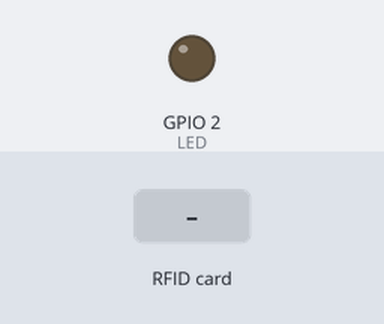
Recording of a sketch running on a simulated ESP32. Parts: output pins drawn as LEDs (lit = HIGH). The inputs (shaded band) are chosen by the test bench. WiFi joins after 1.5 s; servers stay silent unless stated; the Firebase database answers and starts empty; what the sketch prints to the serial monitor is not drawn.

Above: at 3.0 s.
3.1 s: RFID card 90 72 7E 20 held to the reader
At 4.7 s:
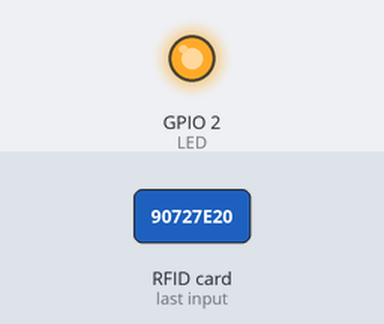
5.0 s: RFID card 27 10 19 97 held to the reader
6.5 s: RFID card 5E 7A 19 C4 held to the reader
Timing chart, 0 to 9.5 s (numbered marks = the images above; inputs shaded):
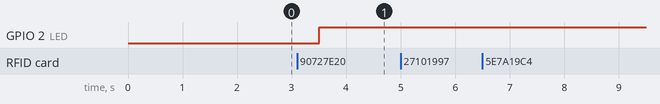

Measured:
- after the input at 3.1 s, GPIO 2 (LED): LOW → HIGH after 0.41 s
- after the input at 5.0 s, every drawn part: stays the same
- after the input at 6.5 s, every drawn part: stays the same

The sketch:

FIREBASE_PN532_LED_CONTROL.ino
```cpp
#include "WiFi.h"
#include "FirebaseESP32.h"

#define WIFI_SSID "Nguyen thanh van"
#define WIFI_PASSWORD "27101997"
#define FIREBASE_AUTH "WO6rQRzrhJclOodRzR6zheECOmY8uCmBINtREXj8"
#define FIREBASE_HOST "test-control-aeb82-default-rtdb.firebaseio.com"

#define LED 2
int load1=0;

FirebaseData firebaseData;
FirebaseConfig config;
FirebaseAuth auth;
String path = "/";


#include <Wire.h>
#include <PN532_I2C.h>
#include <PN532.h>
#include <NfcAdapter.h>

PN532_I2C pn532_i2c(Wire);
NfcAdapter nfc = NfcAdapter(pn532_i2c);

const String targetUid = "90 72 7E 20"; // UID của thẻ cụ thể

void initFirebase() {
  config.host = FIREBASE_HOST;
  config.signer.tokens.legacy_token = FIREBASE_AUTH;

  Firebase.begin(&config, &auth);
  Firebase.reconnectWiFi(true);
  if (!Firebase.beginStream(firebaseData, path))
  {
    Serial.println("REASON: " + firebaseData.errorReason());
    Serial.println();
  }
  Serial.println("Kết nối Firebase thành công!!");
}

void setup() {
  // put your setup code here, to run once:
  Serial.begin(115200);
  delay(200);
  Serial.println();
  // Kết nối WiFi
  Serial.print("Connecting to WiFi:");
  Serial.println(WIFI_SSID);
  WiFi.begin(WIFI_SSID, WIFI_PASSWORD);
  while (WiFi.status() != WL_CONNECTED) {
    delay(500);
    Serial.print(".");
  }
  Serial.println("Kết nối Wifi thành công!!!");
  initFirebase(); // Kêt nối Firebase
  nfc.begin();
  pinMode(LED, OUTPUT); digitalWrite(LED, LOW);

}

void loop() {
  // put your main code here, to run repeatedly:
  // set data
readNFC();

if(Firebase.get(firebaseData,"/esp32demo/L1")) {
 if (firebaseData.dataType() == "string") {
 load1 = firebaseData.stringData().toInt();


 Serial.print("Đèn LED đang: ");
 Serial.println(load1 ? "sáng" : "tắt");
 }
}
digitalWrite(LED, load1);
}

void readNFC()
{
  if (nfc.tagPresent())
  {
    Serial.println("Thẻ NFC được phát hiện.");
    NfcTag tag = nfc.read();
    String tagId = tag.getUidString();
    tag.print();

    if (tagId.equals(targetUid))
    {
      Serial.println("UID khớp với thẻ mục tiêu.");
      load1 = !load1; // Chuyển đổi trạng thái của đèn LED
      if(Firebase.setString(firebaseData, "/esp32demo/L1", String(load1))){
      Serial.println("PASSED");
      Serial.println("PATH: " + firebaseData.dataPath());
      Serial.println("TYPE: " + firebaseData.dataType());
      Serial.println("ETag: " + firebaseData.ETag());
      Serial.println("------------------------------------");
      Serial.println();
      Serial.println("set: " + String(load1));
    }else{
      Serial.println("FAILED");
      Serial.println("REASON: " + firebaseData.errorReason());
      Serial.println("------------------------------------");
      Serial.println();
    }

    } else {
      Serial.print("UID không khớp. UID đọc được: ");
      Serial.println(tagId);
    }
  } else {
    Serial.println("Không phát hiện thẻ NFC.");
  }
  delay(100); // Đợi 5 giây trước khi kiểm tra lại
}
```
